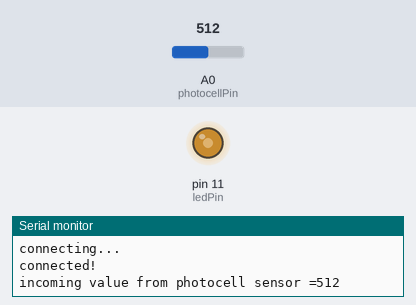
A sketch run on a simulated Arduino Uno, built with avr-gcc and run on an emulated ATmega328P. Shown: output pins drawn as LEDs (lit = HIGH), the last lines printed to the serial monitor. The inputs (shaded band) are chosen by the test bench; at power-on: A0 (photocellPin) = 512. WiFi joins after 1.5 s; servers stay silent unless stated; no MQTT or app messages arrive unless stated.

Above: at 2.7 s.
2.8 s: A0 (photocellPin) set to 716
At 12.6 s:
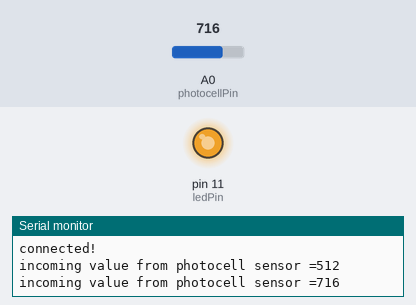
13.0 s: A0 (photocellPin) set to 306
At 22.6 s:
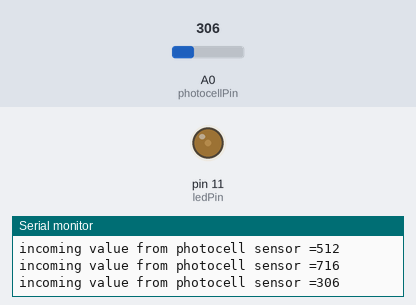
23.0 s: A0 (photocellPin) set to 511
At 32.7 s:
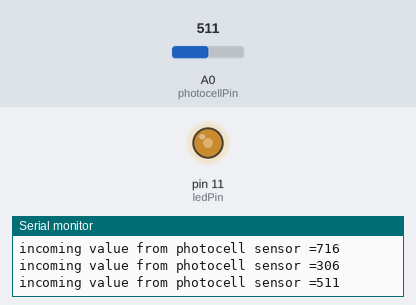
Timing chart, 0 to 34.2 s (numbered marks = the images above; inputs shaded):
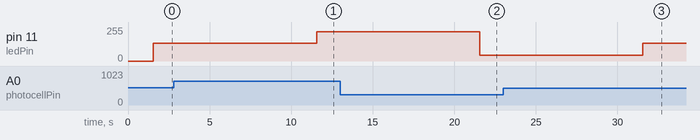

The sketch:

photocell.ino
```cpp
/*

OSEPP example of measured ambient light intensity from photocell .
depending on brightness, an LED brightness is changed.
more light = brighter LED.

*/
// This example uses an Arduino Uno together with
// an Ethernet Shield to connect to shiftr.io.
//
// You can check on your device after a successful
// connection here: https://shiftr.io/try.
//
// by Joël Gähwiler
// https://github.com/256dpi/arduino-mqtt

#include <Ethernet.h>
#include <MQTTClient.h>
#include <SPI.h>

byte mac[] = {0xDE, 0xAD, 0xBE, 0xEF, 0xFE, 0xEC};
byte ip[] = {192,168,254,71}; // <- change to match your network


// the cs pin of the version after v1.1 is default to D9
// v0.9b and v1.0 is default D10
const int SPI_CS_PIN = 9;
const int ledHIGH    = 1;
const int ledLOW     = 0;

int photocellPin = A0;    // photocell sensor input
int ledPin = 11;      // select the pin for the LED
int photocellValue = 0;  // variable to store the value coming from the photocell val
int lastMillis = 0;


EthernetClient net;
MQTTClient client;

void setup() {
  Serial.begin(57600);
 // start the Ethernet connection:
  if (Ethernet.begin(mac) == 0) {
    Serial.println("Failed to configure Ethernet using DHCP");
    // try to congifure using IP address instead of DHCP:
    Ethernet.begin(mac, ip);
  }
  Serial.println("Ethernet init ok!");
  client.begin("broker.shiftr.io", net);
  connect();

}

void connect() {
  Serial.print("connecting...");
  while (!client.connect("arduino#2", "c4125e88", "a68051977e87f879")) {
    Serial.print(".");
    delay(1000);
  }

  Serial.println("\nconnected!");

  client.subscribe("/photocell");
  // client.unsubscribe("/example");
}


unsigned char stmp[8] = {ledHIGH,3, 3, 3, ledLOW, 5, 6, 7};


void loop() {

  client.loop();

  if (!client.connected()) {
    connect();
  }

  // read the value from the sensor:
  photocellValue = analogRead(photocellPin);
  photocellValue = constrain(photocellValue, 200, 800); //adjust depending on environment.


  // change brightness of LED depending on light intensity of photocell
  int ledbrightness = map(photocellValue, 200, 800, 0, 255);

  Serial.print("incoming value from photocell sensor =");
  Serial.println( photocellValue);
  analogWrite(ledPin, ledbrightness);

  char photocellBuffer[10];
  sprintf(photocellBuffer, "%d", photocellValue);

  // publish a message roughly every second.
  if (millis() - lastMillis > 30000) {
    lastMillis = millis();
    client.publish("/photocell", photocellBuffer);
  }


//  CAN.sendMsgBuf(15,0, 8, stmp);
//  CAN.sendMsgBuf(0x74,0, 8, stmp);

  delay(10000);

}

void messageReceived(String topic, String payload, char * bytes, unsigned int length) {
  Serial.print("incoming: ");
  Serial.print(topic);
  Serial.print(" - ");
  Serial.print(payload);
  Serial.println();


}
```

Measured:
- after the input at 2.8 s, pin 11 (ledPin): 132/255 → 219/255 after 8.8 s
- after the input at 13.0 s, pin 11 (ledPin): 219/255 → 45/255 after 8.6 s
- after the input at 23.0 s, pin 11 (ledPin): 45/255 → 132/255 after 8.6 s
